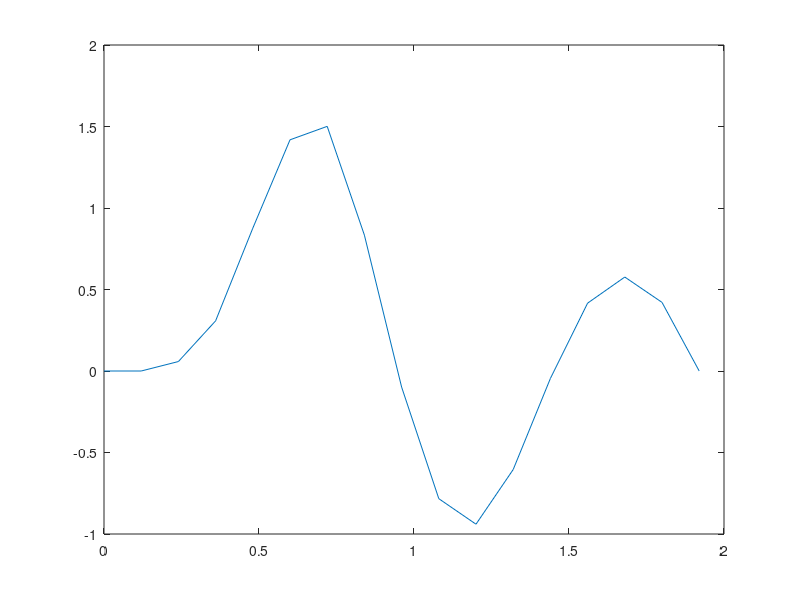

Source code (MATLAB):
function TP6MVP1
m=0.2;
c=0.4;
k=8;
dt=0.12;
t=0:dt:2;
F=zeros(1,length(t));
F(2)=1; F(3)=4; F(4)=9; F(5)=9; F(6)=6;

z=c/(2*(m*k)^0.5);
wn=(k/m)^0.5;
wd=wn*(1-z^2)^0.5;

A=zeros(1,length(t)); A(1)=0;
B=zeros(1,length(t)); B(1)=0;

yc=zeros(1,length(t));
ys=zeros(1,length(t));
x=zeros(1,length(t));

for i=1:length(t)-1
  yc(i)=F(i)*cos(wd*t(i));
  ys(i)=F(i)*sin(wd*t(i));
endfor

for i=1:length(t)-1
  A(i+1)=A(i)*exp(-z*wn*dt)+(dt/(2*m*wd))*(yc(i+1)+yc(i)*exp(-z*wn*dt));
  B(i+1)=B(i)*exp(-z*wn*dt)+(dt/(2*m*wd))*(ys(i+1)+ys(i)*exp(-z*wn*dt));
endfor

for i=1:length(t)-1
  x(i)=A(i)*sin(wd*t(i))-B(i)*cos(wd*t(i));
endfor

Felastica=-k*x

plot(t,x);
endfunction
